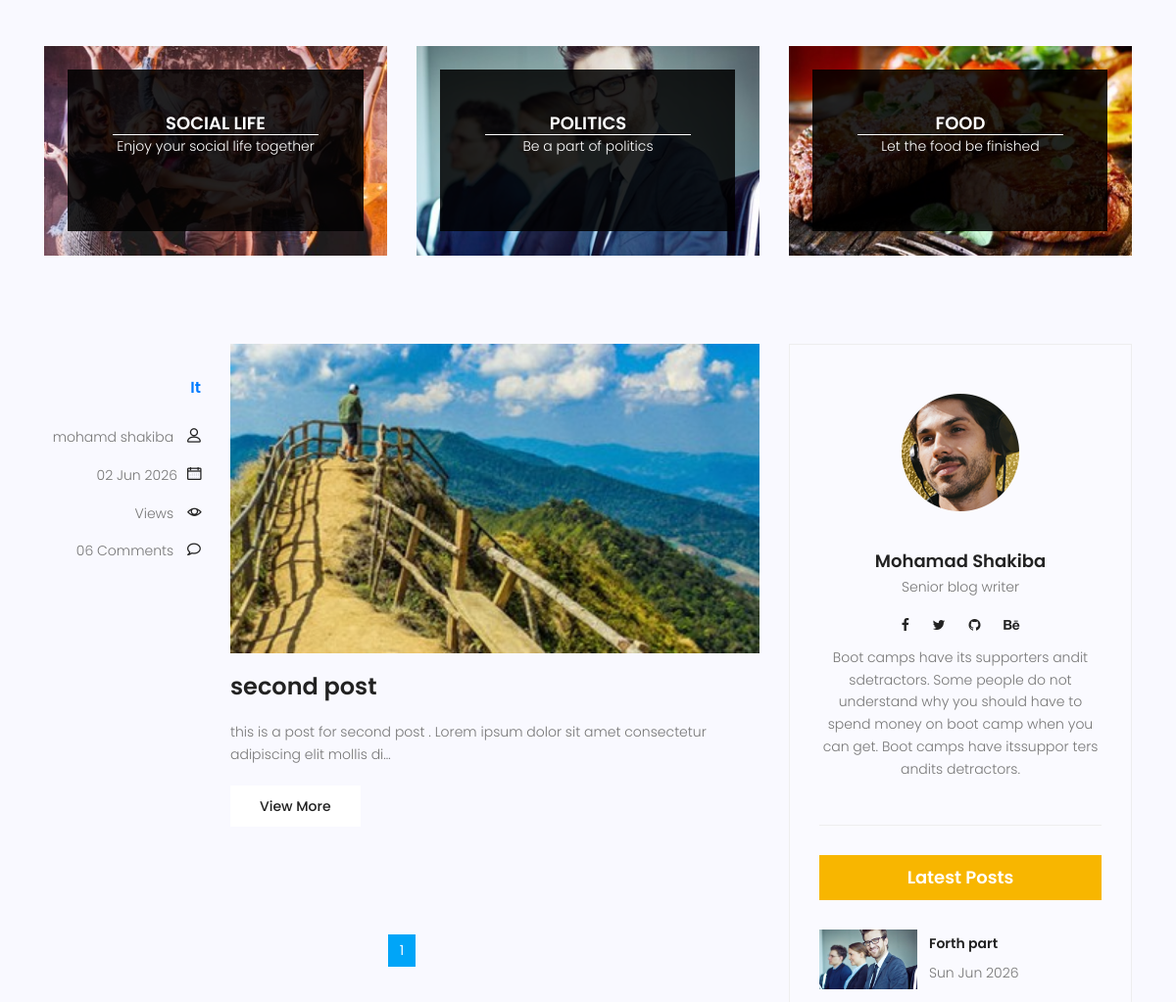
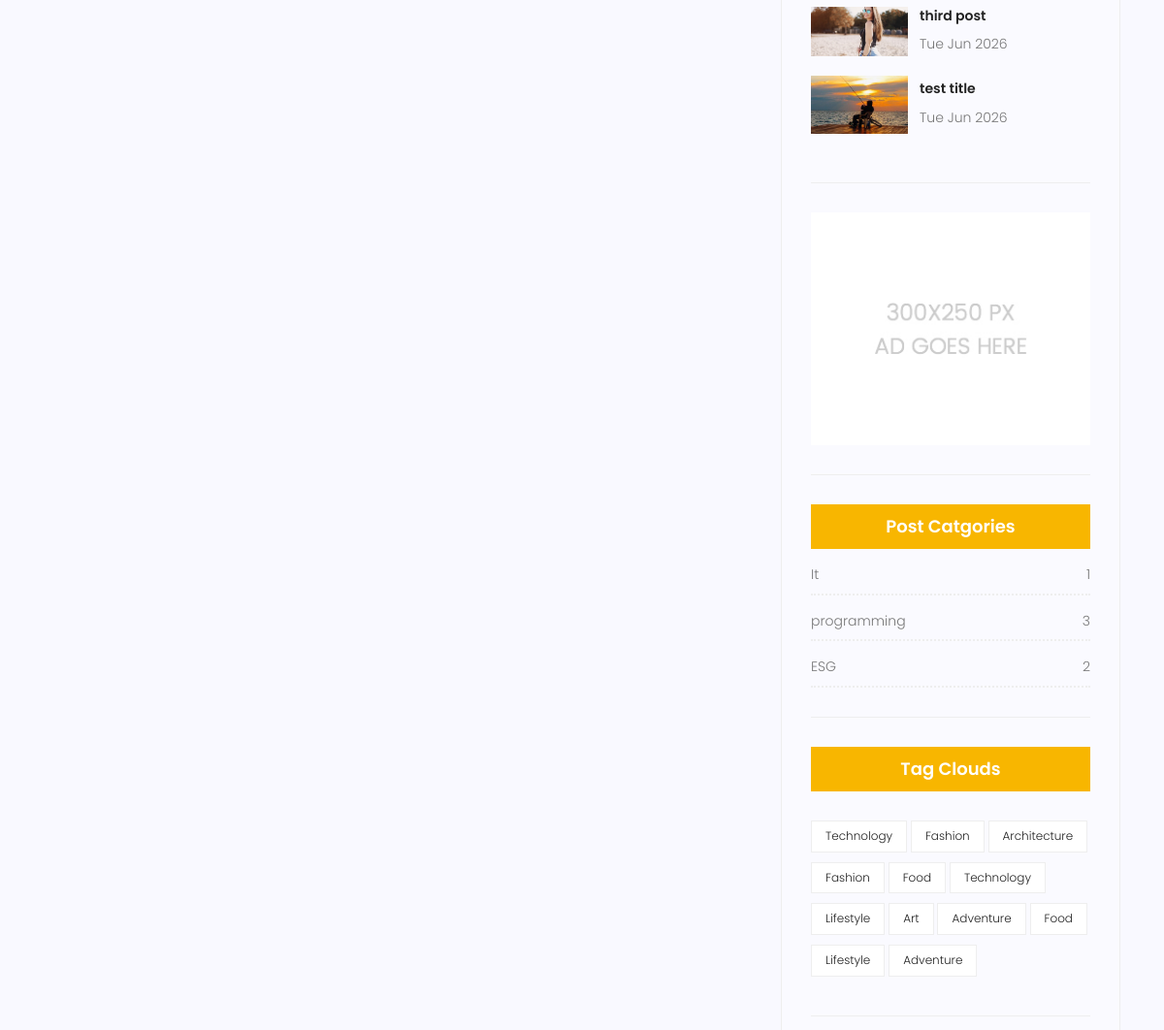
/blog/category/It/ (middle part), run on an earlier commit of the app's database (2 pictures, top to bottom).
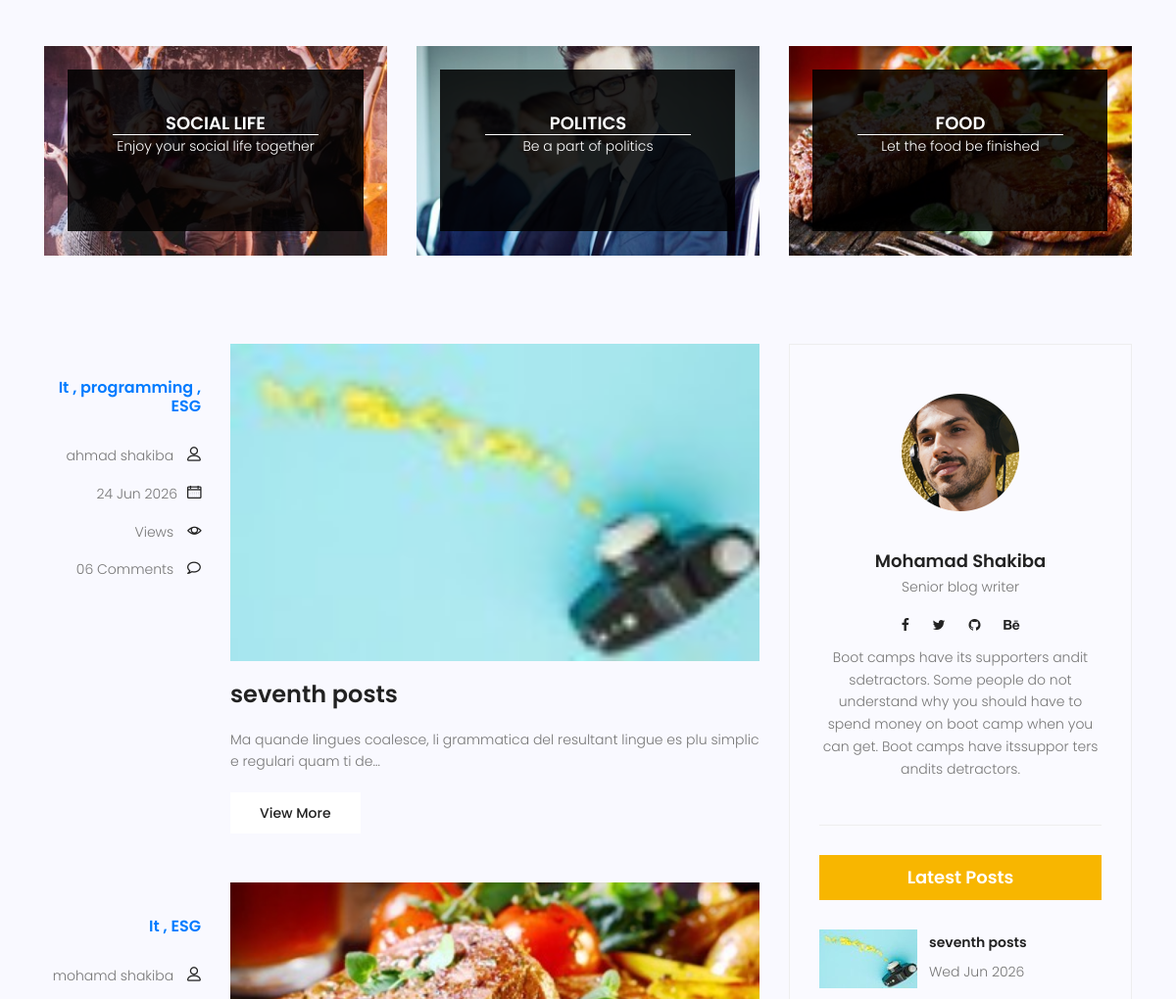
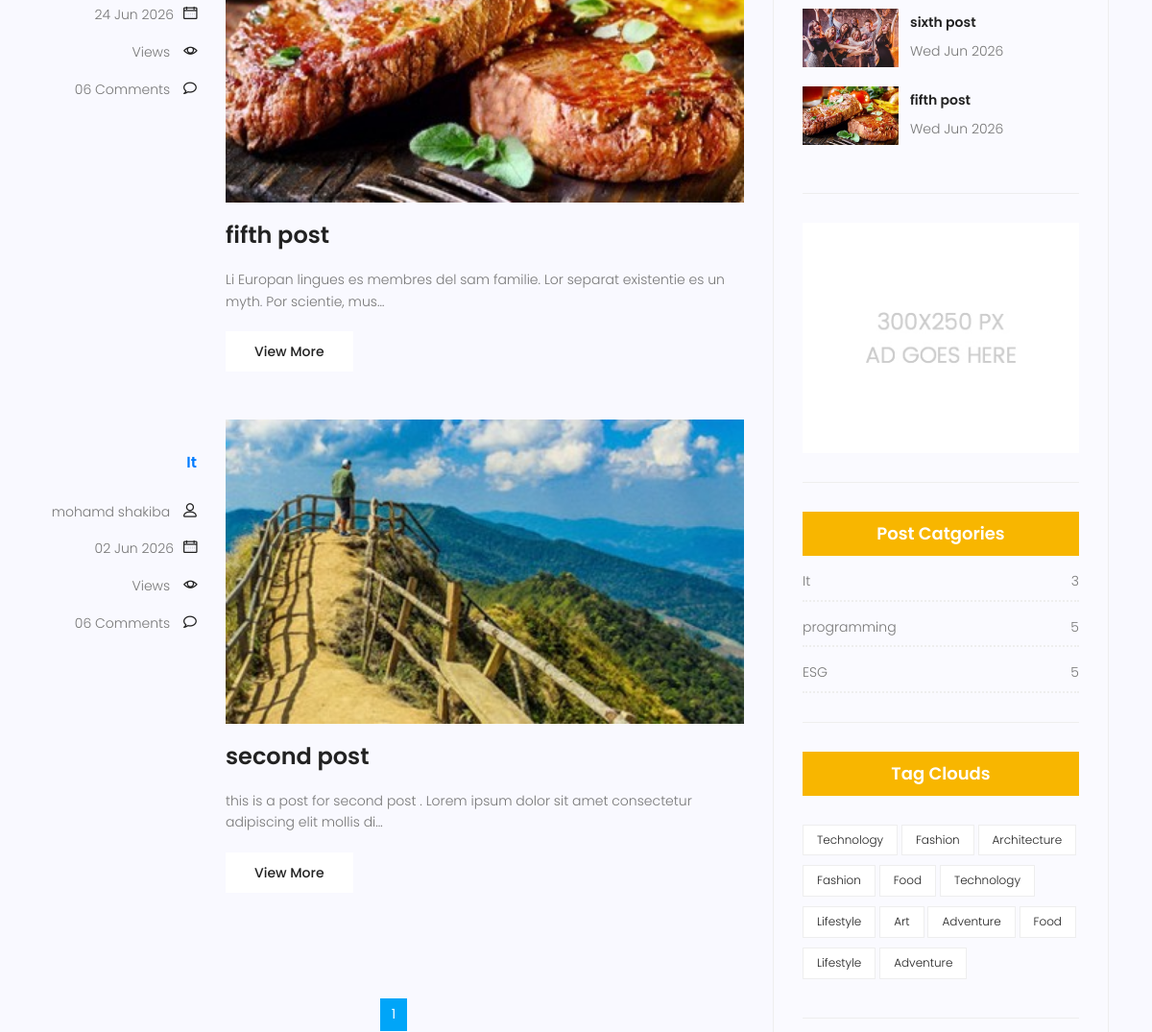
And on a later commit of the database (2 pictures, top to bottom).
### blog/models.py (models this page shows, shortened)
class Category(models.Model):
    name = models.CharField(max_length=255)
    def __str__(self):
        return self.name

class Post(models.Model):
    image = models.ImageField(upload_to='blog/', default='blog/default.jpg')
    author = models.ForeignKey(User, on_delete=models.SET_NULL, null=True)
    title = models.CharField(max_length=255)
    content = models.TextField()
    category = models.ManyToManyField(Category)
    counted_view = models.IntegerField(default=0)
    status = models.BooleanField(default=False)
    published_date = models.DateTimeField(null=True)
    created_date = models.DateTimeField(auto_now_add=True)
    update_date = models.DateTimeField(auto_now=True)
    class Meta:
        ordering = ['-created_date']

### blog/views.py (the view)
# urls.py: path('', blog_view , name='blog-home'),
def blog_view(request,**kwargs):
    posts = Post.objects.filter(status = 1)
    if kwargs.get('cat_name') != None:
        posts = posts.filter(category__name=kwargs['cat_name'])
    if kwargs.get('author_username') != None:
        posts = posts.filter(author__username=kwargs['author_username'])
    posts = Paginator(posts, 3)
    try:
        page_number = request.GET.get('page')
        posts = posts.get_page(page_number)
    except PageNotAnInteger:
        posts = posts.get_page(1)
    except EmptyPage:
        posts = posts.get_page(1)
    context = {'posts': posts}
    return render(request, 'blog/blog-home.html', context)

### blog/templatetags/blog_tags.py (called while the page is built)
@register.inclusion_tag('blog/blog-latestposts.html')
def latestposts(arg=3):
    posts = Post.objects.filter(status=1).order_by('-published_date')[:arg]
    return {'posts':posts}

@register.inclusion_tag('blog/blog-post-categories.html')
def postcategories():
    posts = Post.objects.filter(status=1)
    categories = Category.objects.all()
    cat_dict = {}
    for category in categories:
        cat_dict[category] = posts.filter(category=category).count()
    return {'categories': cat_dict}

### templates/blog/blog-home.html (shortened to what this page needs)
{% extends "base.html" %} {% load static %} {% load blog_tags %} {% block content %}
<section class="top-category-widget-area pt-90 pb-90">
  <div class="container">
    <div class="row">
      <div class="col-lg-4">
        <div class="single-cat-widget">
          <div class="content relative">
            <div class="overlay overlay-bg"></div>
            <a href="#" target="_blank">
              <div class="thumb">
                <img
                  class="content-image img-fluid d-block mx-auto"
                  src="{% static 'css/img/blog/cat-widget1.jpg' %}"
                  alt=""
                />
              </div>
              <div class="content-details">
                <h4 class="content-title mx-auto text-uppercase">
                  Social life
                </h4>
                <span></span>
                <p>Enjoy your social life together</p>
              </div>
            </a>
          </div>
        </div>
      </div>
      <div class="col-lg-4">
        <div class="single-cat-widget">
          <div class="content relative">
            <div class="overlay overlay-bg"></div>
            <a href="#" target="_blank">
              <div class="thumb">
                <img
                  class="content-image img-fluid d-block mx-auto"
                  src="{% static 'css/img/blog/cat-widget2.jpg' %}"
                  alt=""
                />
              </div>
              <div class="content-details">
                <h4 class="content-title mx-auto text-uppercase">Politics</h4>
                <span></span>
                <p>Be a part of politics</p>
              </div>
            </a>
          </div>
        </div>
      </div>
      <div class="col-lg-4">
        <div class="single-cat-widget">
          <div class="content relative">
            <div class="overlay overlay-bg"></div>
            <a href="#" target="_blank">
              <div class="thumb">
                <img
                  class="content-image img-fluid d-block mx-auto"
                  src="{% static 'css/img/blog/cat-widget3.jpg' %}"
                  alt=""
                />
              </div>
              <div class="content-details">
                <h4 class="content-title mx-auto text-uppercase">Food</h4>
                <span></span>
                <p>Let the food be finished</p>
              </div>
            </a>
          </div>
        </div>
      </div>
    </div>
  </div>
</section>
<link rel="stylesheet" href="https://cdnjs.cloudflare.com/ajax/libs/font-awesome/4.7.0/css/font-awesome.min.css">
<section class="post-content-area">
  <div class="container">
    <div class="row">
      <div class="col-lg-8 posts-list">
        {% for post in posts %}
        <div class="single-post row">
          <div class="col-lg-3 col-md-3 meta-details">
            <ul class="tags">
              <h5 class="post-date">
                {% for cat in post.category.all %}
                <a href="{% url 'blog:category' cat_name=cat.name %}">{{ cat.name }}
                {% if not forloop.last %},
                {% endif %}
                </a>
                {% endfor %}</h5>
            </ul>
            <div class="user-details row">
              <p class="user-name col-lg-12 col-md-12 col-6"><a href="{% url 'blog:author' author_username=post.author.username %}">{{post.author.get_full_name}}</a> <span class="lnr lnr-user"></span></p>
              <p class="date col-lg-12 col-md-12 col-6"><a href="#">{{ post.published_date|date:"d M Y"}}</a><span class="lnr lnr-calendar-full"></span></p>
              <p class="view col-lg-12 col-md-12 col-6"><a href="#">{{post.counted_views}} Views</a> <span class="lnr lnr-eye"></span></p>
              <p class="comments col-lg-12 col-md-12 col-6"><a href="#">06 Comments</a> <span class="lnr lnr-bubble"></span></p>
            </div>
          </div>
          <div class="col-lg-9 col-md-9">
            <div class="feature-img">
              <img
                class="img-fluid"
                src="{{post.image.url}}"
                alt=""
              />
            </div>
            <a class="posts-title" href="{% url 'blog:single' pid=post.id %}"><h3>{{post.title}}</h3></a>
            <p class="excert">{{post.content|truncatechars:100}}</p>
            <a href="{% url 'blog:single' pid=post.id %}" class="primary-btn">View More</a>
          </div>
        </div>
        {% endfor %}
        <nav class="blog-pagination justify-content-center d-flex">
          <ul class="pagination">
            {% for i in posts.paginator.page_range %}
              <li class="page-item {% if posts.number == i %}active{% endif %}"><a href="?page={{ i }}" class="page-link">{{i}}</a></li>
            {% endfor %}
          </ul>
        </nav>
      </div>
      <div class="col-lg-4 sidebar-widgets">
        <div class="widget-wrap">
          {% include "blog/blog-writer.html" %}
          {% latestposts %}
          {% include "blog/blog-ads.html" %}
          {% postcategories %}
          {% include "blog/blog-tags.html" %}
        </div>
      </div>
    </div>
  </div>
</section>
{% endblock %}

### templates/base.html (shortened to what this page needs)
{% load static %}
<html lang="zxx" class="no-js">
  <head>
    <link rel="stylesheet" href="{% static 'css/css/linearicons.css' %}" />
    <link rel="stylesheet" href="{% static 'css/css/font-awesome.min.css' %}" />
    <link rel="stylesheet" href="{% static 'css/css/bootstrap.css' %}" />
    <link rel="stylesheet" href="{% static 'css/css/magnific-popup.css' %}" />
    <link rel="stylesheet" href="{% static 'css/css/jquery-ui.css' %}" />
    <link rel="stylesheet" href="{% static 'css/css/nice-select.css' %}" />
    <link rel="stylesheet" href="{% static 'css/css/animate.min.css' %}" />
    <link rel="stylesheet" href="{% static 'css/css/owl.carousel.css' %}" />
    <link rel="stylesheet" href="{% static 'css/css/main.css' %}" />
  </head>
  <body>
    {% block content %} {% endblock %}
  </body>
</html>

### templates/blog/blog-writer.html
{% load static %}
<div class="single-sidebar-widget user-info-widget">
            <img src="{% static 'css/img/blog/user-info.png' %}" alt="" />
            <a href="#"><h4>Mohamad Shakiba</h4></a>
            <p>Senior blog writer</p>
            <ul class="social-links">
              <li>
                <a href="#"><i class="fa fa-facebook"></i></a>
              </li>
              <li>
                <a href="#"><i class="fa fa-twitter"></i></a>
              </li>
              <li>
                <a href="#"><i class="fa fa-github"></i></a>
              </li>
              <li>
                <a href="#"><i class="fa fa-behance"></i></a>
              </li>
            </ul>
            <p>
              Boot camps have its supporters andit sdetractors. Some people do
              not understand why you should have to spend money on boot camp
              when you can get. Boot camps have itssuppor ters andits
              detractors.
            </p>
          </div>

### templates/blog/blog-latestposts.html
{% load static %}
<div class="single-sidebar-widget popular-post-widget">
  <h4 class="popular-title">Latest Posts</h4>
  <div class="popular-post-list">
    {% for post in posts %}
    <div class="single-post-list d-flex flex-row align-items-center">
      <div class="thumb">
        <img
          class="img-fluid"
          src="{{post.image.url}}"
          alt=""
        />
      </div>
      <div class="details">
        <a href={% url 'blog:single' pid=post.id %}><h6>{{post.title}}</h6></a>
        <p>{{post.published_date|date:"D M Y"}}</p>
      </div>
    </div>
    {% endfor %}
  </div>
</div>

### templates/blog/blog-ads.html
{% load static %}
<div class="single-sidebar-widget ads-widget">
            <a href="#"
              ><img
                class="img-fluid"
                src="{% static 'css/img/blog/ads-banner.jpg' %}"
                alt=""
            /></a>
          </div>

### templates/blog/blog-post-categories.html
{% load static %}
<div class="single-sidebar-widget post-category-widget">
  <h4 class="category-title">Post Catgories</h4>
  <ul class="cat-list">
    {% for name,count in categories.items %}
    <li>
      <a href="{% url 'blog:category' cat_name=name %}" class="d-flex justify-content-between">
        <p>{{name}}</p>
        <p>{{count}}</p>
      </a>
    </li>
    {% endfor %}
  </ul>
</div>

### templates/blog/blog-tags.html
{% load static %}
<div class="single-sidebar-widget tag-cloud-widget">
            <h4 class="tagcloud-title">Tag Clouds</h4>
            <ul>
              <li><a href="#">Technology</a></li>
              <li><a href="#">Fashion</a></li>
              <li><a href="#">Architecture</a></li>
              <li><a href="#">Fashion</a></li>
              <li><a href="#">Food</a></li>
              <li><a href="#">Technology</a></li>
              <li><a href="#">Lifestyle</a></li>
              <li><a href="#">Art</a></li>
              <li><a href="#">Adventure</a></li>
              <li><a href="#">Food</a></li>
              <li><a href="#">Lifestyle</a></li>
              <li><a href="#">Adventure</a></li>
            </ul>
          </div>

### templates/blog/blog-search.html (shortened to what this page needs)
{% load static %}

What changed in the data, as far as the page shows it:
no longer on this page (row edited): Post: image (picture), title "Forth part", published_date "Sun Jun 2026", shown under "Latest Posts"
no longer on this page (row unchanged): Post: image (placeholder picture), title "third post", published_date "Tue Jun 2026", shown under "Latest Posts"
no longer on this page (row unchanged): Post: image (picture), title "test title", published_date "Tue Jun 2026", shown under "Latest Posts"
added Post: author.get_full_name "ahmad shakiba", published_date "24 Jun 2026", image (picture), title "seventh posts", content "Ma quande lingues coalesce, li grammatica del resultant lingue es plu simplic e regulari quam ti de…", published_date "Wed Jun 2026", Category (name "It"), Category (name "programming"), Category (name "ESG")
computed for Category "It": id "1" → "3"
computed for Category "programming": count "3" → "5"
computed for Category "ESG": count "2" → "5"
added Post: author.get_full_name "mohamd shakiba", published_date "24 Jun 2026", image (picture), title "fifth post", content "Li Europan lingues es membres del sam familie. Lor separat existentie es un myth. Por scientie, mus…", published_date "Wed Jun 2026", Category (name "It"), Category (name "ESG")
added Post: image (picture), title "sixth post", published_date "Wed Jun 2026", shown under "Latest Posts"
